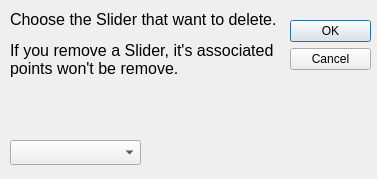
<?xml version="1.0" encoding="UTF-8"?>
<ui version="4.0">
 <class>Dialog</class>
 <widget class="QDialog" name="Dialog">
  <property name="geometry">
   <rect>
    <x>0</x>
    <y>0</y>
    <width>377</width>
    <height>179</height>
   </rect>
  </property>
  <property name="minimumSize">
   <size>
    <width>377</width>
    <height>179</height>
   </size>
  </property>
  <property name="maximumSize">
   <size>
    <width>377</width>
    <height>179</height>
   </size>
  </property>
  <property name="windowTitle">
   <string>Delete Slider</string>
  </property>
  <property name="windowIcon">
   <iconset resource="../../icons.qrc">
    <normaloff>:/icons/deleteshaft.png</normaloff>:/icons/deleteshaft.png</iconset>
  </property>
  <property name="sizeGripEnabled">
   <bool>false</bool>
  </property>
  <property name="modal">
   <bool>true</bool>
  </property>
  <widget class="QDialogButtonBox" name="buttonBox">
   <property name="geometry">
    <rect>
     <x>290</x>
     <y>20</y>
     <width>81</width>
     <height>71</height>
    </rect>
   </property>
   <property name="orientation">
    <enum>Qt::Vertical</enum>
   </property>
   <property name="standardButtons">
    <set>QDialogButtonBox::Cancel|QDialogButtonBox::Ok</set>
   </property>
  </widget>
  <widget class="QLabel" name="label_3">
   <property name="geometry">
    <rect>
     <x>10</x>
     <y>10</y>
     <width>271</width>
     <height>121</height>
    </rect>
   </property>
   <property name="text">
    <string>&lt;html&gt;&lt;head/&gt;&lt;body&gt;&lt;p&gt;&lt;span style=&quot; font-size:12pt;&quot;&gt;Choose the Slider that want to delete.&lt;/span&gt;&lt;/p&gt;&lt;p&gt;&lt;span style=&quot; font-size:12pt;&quot;&gt;If you remove a Slider, it's associated points won't be remove.&lt;/span&gt;&lt;/p&gt;&lt;/body&gt;&lt;/html&gt;</string>
   </property>
   <property name="textFormat">
    <enum>Qt::RichText</enum>
   </property>
   <property name="alignment">
    <set>Qt::AlignLeading|Qt::AlignLeft|Qt::AlignTop</set>
   </property>
   <property name="wordWrap">
    <bool>true</bool>
   </property>
  </widget>
  <widget class="QComboBox" name="Entity">
   <property name="geometry">
    <rect>
     <x>10</x>
     <y>140</y>
     <width>131</width>
     <height>25</height>
    </rect>
   </property>
  </widget>
 </widget>
 <resources>
  <include location="../../icons.qrc"/>
 </resources>
 <connections>
  <connection>
   <sender>buttonBox</sender>
   <signal>accepted()</signal>
   <receiver>Dialog</receiver>
   <slot>accept()</slot>
   <hints>
    <hint type="sourcelabel">
     <x>248</x>
     <y>254</y>
    </hint>
    <hint type="destinationlabel">
     <x>157</x>
     <y>274</y>
    </hint>
   </hints>
  </connection>
  <connection>
   <sender>buttonBox</sender>
   <signal>rejected()</signal>
   <receiver>Dialog</receiver>
   <slot>reject()</slot>
   <hints>
    <hint type="sourcelabel">
     <x>316</x>
     <y>260</y>
    </hint>
    <hint type="destinationlabel">
     <x>286</x>
     <y>274</y>
    </hint>
   </hints>
  </connection>
 </connections>
</ui>
